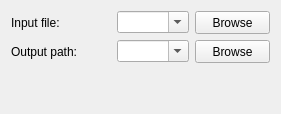
          <widget class="QWidget" name="start">
           <layout class="QVBoxLayout" name="verticalLayout">
            <item>
             <layout class="QHBoxLayout" name="hLayout_inputFile">
              <property name="spacing">
               <number>6</number>
              </property>
              <property name="leftMargin">
               <number>0</number>
              </property>
              <property name="topMargin">
               <number>0</number>
              </property>
              <property name="rightMargin">
               <number>0</number>
              </property>
              <property name="bottomMargin">
               <number>0</number>
              </property>
              <item>
               <widget class="QLabel" name="lblInputFile">
                <property name="sizePolicy">
                 <sizepolicy hsizetype="Minimum" vsizetype="Preferred">
                  <horstretch>0</horstretch>
                  <verstretch>0</verstretch>
                 </sizepolicy>
                </property>
                <property name="minimumSize">
                 <size>
                  <width>100</width>
                  <height>0</height>
                 </size>
                </property>
                <property name="text">
                 <string>Input file:</string>
                </property>
               </widget>
              </item>
              <item>
               <widget class="QComboBox" name="cbInputFile">
                <property name="sizePolicy">
                 <sizepolicy hsizetype="Expanding" vsizetype="Fixed">
                  <horstretch>0</horstretch>
                  <verstretch>0</verstretch>
                 </sizepolicy>
                </property>
                <property name="editable">
                 <bool>true</bool>
                </property>
               </widget>
              </item>
              <item>
               <widget class="QPushButton" name="btnInputFileBrowse">
                <property name="minimumSize">
                 <size>
                  <width>75</width>
                  <height>23</height>
                 </size>
                </property>
                <property name="maximumSize">
                 <size>
                  <width>75</width>
                  <height>23</height>
                 </size>
                </property>
                <property name="text">
                 <string>Browse</string>
                </property>
               </widget>
              </item>
             </layout>
            </item>
            <item>
             <layout class="QHBoxLayout" name="hLayout_outputPath">
              <property name="spacing">
               <number>6</number>
              </property>
              <property name="leftMargin">
               <number>0</number>
              </property>
              <property name="topMargin">
               <number>0</number>
              </property>
              <property name="rightMargin">
               <number>0</number>
              </property>
              <property name="bottomMargin">
               <number>0</number>
              </property>
              <item>
               <widget class="QLabel" name="lblOutputPath">
                <property name="sizePolicy">
                 <sizepolicy hsizetype="Minimum" vsizetype="Preferred">
                  <horstretch>0</horstretch>
                  <verstretch>0</verstretch>
                 </sizepolicy>
                </property>
                <property name="minimumSize">
                 <size>
                  <width>100</width>
                  <height>0</height>
                 </size>
                </property>
                <property name="text">
                 <string>Output path:</string>
                </property>
               </widget>
              </item>
              <item>
               <widget class="QComboBox" name="cbOutputPath">
                <property name="sizePolicy">
                 <sizepolicy hsizetype="Expanding" vsizetype="Fixed">
                  <horstretch>0</horstretch>
                  <verstretch>0</verstretch>
                 </sizepolicy>
                </property>
                <property name="editable">
                 <bool>true</bool>
                </property>
               </widget>
              </item>
              <item>
               <widget class="QPushButton" name="btnOutputPathBrowse">
                <property name="minimumSize">
                 <size>
                  <width>75</width>
                  <height>23</height>
                 </size>
                </property>
                <property name="maximumSize">
                 <size>
                  <width>75</width>
                  <height>23</height>
                 </size>
                </property>
                <property name="text">
                 <string>Browse</string>
                </property>
               </widget>
              </item>
             </layout>
            </item>
            <item>
             <spacer>
              <property name="orientation">
               <enum>Qt::Vertical</enum>
              </property>
              <property name="sizeHint" stdset="0">
               <size>
                <width>20</width>
                <height>40</height>
               </size>
              </property>
             </spacer>
            </item>
           </layout>
          </widget>
